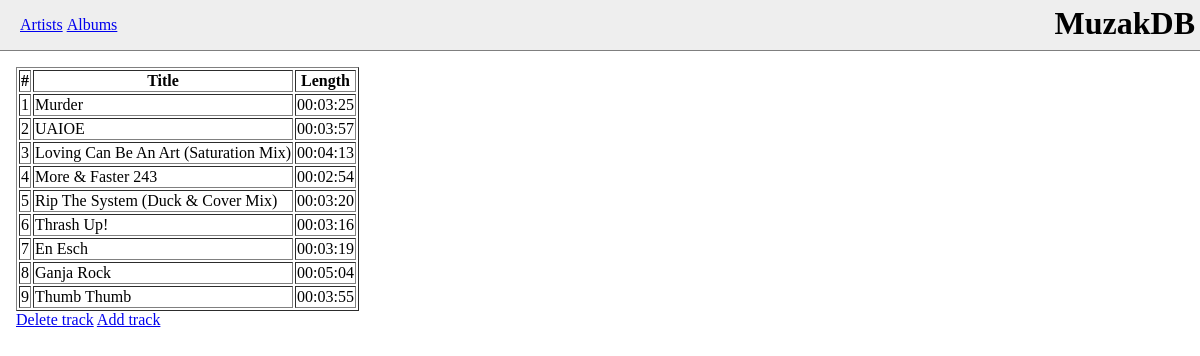
Page /php/viewalbum.php?albumid=61 on the committed database.
### tables this page shows
CREATE TABLE tracks (
	id int AUTO_INCREMENT,
	artist_id int NOT NULL,
	album_id int NOT NULL,
	release_id int NOT NULL,
	number int,
	title varchar(255),
	length time NOT NULL,
	PRIMARY KEY(id),
	FOREIGN KEY (artist_id) REFERENCES artists (id),
	FOREIGN KEY (album_id) REFERENCES albums (id),
	FOREIGN KEY (release_id) REFERENCES releases (id)
);

### php/viewalbum.php (the view, shortened to what this page needs)
<?php
require 'header.php';
$result = mysqli_query($con,"SELECT count(distinct(artist_id)) AS numartists
FROM tracks WHERE album_id = {$_GET['albumid']}")
  or die('Query error: '.mysqli_error($con));
$row = mysqli_fetch_array($result);
$numartists = $row['numartists'];
if($numartists == 1) {
  $result = mysqli_query($con,"SELECT * FROM tracks WHERE album_id =
  '{$_GET['albumid']}' ORDER BY number ASC")
    or die('Query error: '.mysqli_error($con));
}
else {
  $result = mysqli_query($con,"SELECT * FROM tracks INNER JOIN artists ON
  artists.id = tracks.artist_id WHERE album_id =
  '{$_GET['albumid']}' ORDER BY number ASC")
    or die('Query error: '.mysqli_error($con));
}
echo "<table border='1'>
<tr>
<th>#</th>";
echo "<th>Title</th>
<th>Length</th>
</tr>";
while($row = mysqli_fetch_array($result)) {
  echo "<tr>";
  echo "<td>{$row['number']}</td>";
  echo "<td>{$row['title']}</td>";
  echo "<td>{$row['length']}</td>";
  echo "</tr>";
}
echo "</table><a href=\"/deltrack.php?albumid={$_GET['albumid']}\">Delete track</a> <a href=\"/addtrack.php?albumid={$_GET['albumid']}\">Add track</a>";
require 'footer.php';
?>

### php/header.php (style rules this page uses)
html, body { padding: 0; margin: 0; }

### rows in the picture
tracks: number "1", title "Murder", length "00:03:25"
tracks: number "2", title "UAIOE", length "00:03:57"
tracks: number "3", title "Loving Can Be An Art (Saturation Mix)", length "00:04:13"
tracks: number "4", title "More & Faster 243", length "00:02:54"
tracks: number "5", title "Rip The System (Duck & Cover Mix)", length "00:03:20"
tracks: number "6", title "Thrash Up!", length "00:03:16"
tracks: number "7", title "En Esch", length "00:03:19"
tracks: number "8", title "Ganja Rock", length "00:05:04"
tracks: number "9", title "Thumb Thumb", length "00:03:55"
